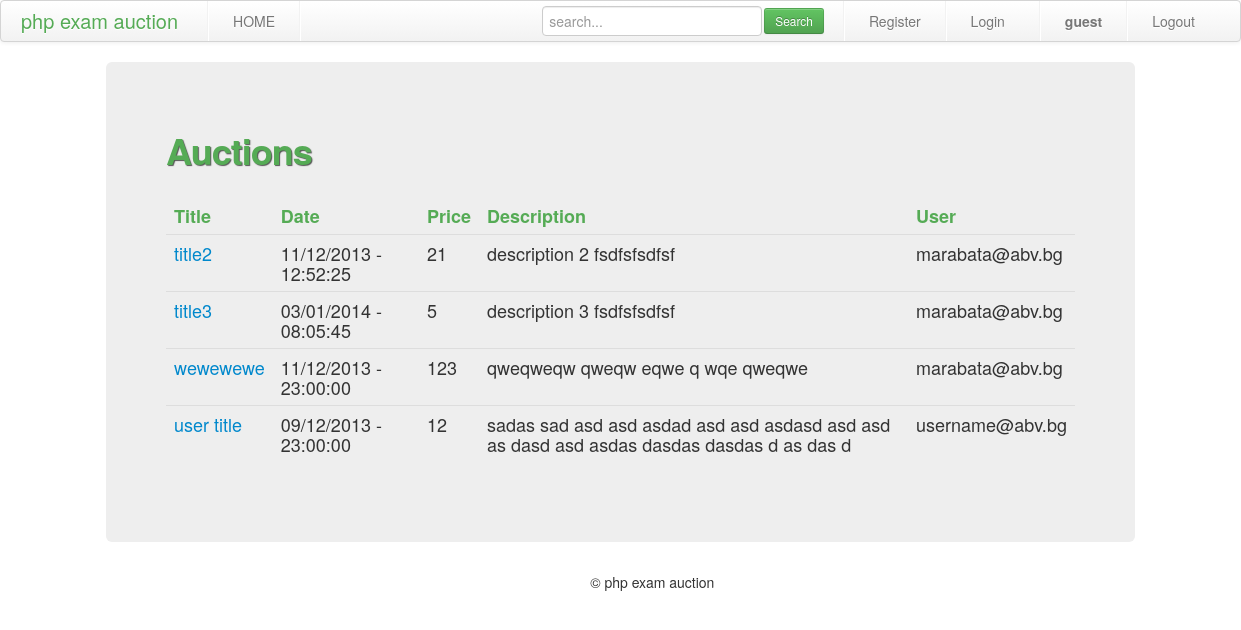
The page / on the database its author committed.
### tables this page shows
CREATE TABLE IF NOT EXISTS `auction_prices` (
  `price_id` int(11) NOT NULL AUTO_INCREMENT,
  `auction_id` int(11) NOT NULL,
  `user_id` int(11) NOT NULL,
  `price` int(11) NOT NULL,
  `date_added` int(11) NOT NULL,
  PRIMARY KEY (`price_id`)
);

CREATE TABLE IF NOT EXISTS `auctions` (
  `auction_id` int(11) NOT NULL AUTO_INCREMENT,
  `user_id` int(11) NOT NULL,
  `date_created` int(11) NOT NULL,
  `minimum_price` int(11) NOT NULL,
  `date_end` int(11) NOT NULL,
  `action_title` varchar(250) NOT NULL,
  `auction_desc` text NOT NULL,
  PRIMARY KEY (`auction_id`)
);

CREATE TABLE IF NOT EXISTS `users` (
  `user_id` int(11) NOT NULL AUTO_INCREMENT,
  `email` varchar(250) NOT NULL,
  `password` varchar(40) NOT NULL,
  `date_registered` int(11) NOT NULL,
  PRIMARY KEY (`user_id`)
);

### index.php (the view, shortened to what this page needs)
<?php
$pageTitle = "Auctions";
include 'includes/header.php';
include 'includes/functions.php';
$query = mysqli_query($connection, "select *
FROM
  auctions as a
left JOIN
     auction_prices as p
INNER JOIN
  users as u
ON
  u.user_id = p.user_id
ON
p.auction_id=a.auction_id");
$result = array();
while ($row = mysqli_fetch_assoc($query)) {
    $result[$row['auction_id']][] = $row['action_title'];
    $result[$row['auction_id']][] = $row['date_end'];
    $result[$row['auction_id']][] = $row['price'];
    $result[$row['auction_id']][] = $row['auction_desc'];
    $result[$row['auction_id']][] = $row['email'];
}
?>
<div class="hero-unit offset1 span10">
  <h1>
    <?= $pageTitle; ?>
  </h1>
 <?php
 if(empty($result))
  {
	 echo '<div class="alert alert-block"><button type="button" class="close" data-dismiss="alert">&times;</button><p>No results.</p><div class="redi"><p>redirecting...</p><p class="center"><img src="styles/img/redir.gif" alt="" /></p></div></div>';
		header("refresh:5;url=index.php");
		include 'includes/footer.php';
		exit;
  }
  else{?>
<table class="table table-stripped">
<thead>
<tr>
<th>Title</th>
<th>Date</th>
<th>Price</th>
<th>Description</th>
<th>User</th>
</tr>
</thead><tbody>
<?php
$timeNow = new DateTime();
foreach ($result as $k => $v) {
  if($v[1] > $timeNow->getTimestamp()){
    echo '<tr><td><a href="edit.php?id='. $k .'">' . $v[0] . '</a></td>'.
    '<td>'. date('d/m/Y - H:i:s', $v[1]). '</td><td>'. $v[2] . '</td>'.
    '<td>'. $v[3] . '</td><td>'. $v[4] . '</td></tr>';
  }
}
?>
</tbody>
</table>
<?php } ?>
</div>
<?php
include 'includes/footer.php';
?>

### includes/header.php (shortened to what this page needs)
<!DOCTYPE html>
<html>
<head>
<link rel="stylesheet" type="text/css" href="styles/css/bootstrap.min.css">
<link rel="stylesheet" type="text/css" href="styles/css/bootstrap-responsive.min.css">
<link rel="stylesheet" type="text/css" href="styles/style.css">
</head>
<body>
<div class="row-fluid">
<div class="span12">
<header>
  <div class="navbar">
    <div class="navbar-inner">
      <div class="container">
        <a class="brand" href="index.php">php exam auction</a>
        <div class="nav-collapse collapse">
									<ul class="nav">
										<li class="divider-vertical"></li>
										<li><a href="index.php">HOME</a></li>
                                        <li class="divider-vertical"></li>
									</ul>
                                    <ul id="out" class="nav login-nav">
                                    <li class="divider-vertical"></li>
                                        <li><a href="#"><strong><?php echo (isset($_SESSION['username']))? trim($_SESSION['username']) : "guest"; ?> </strong></a></li>
                                        <li class="divider-vertical"></li>
                                        <li><a href="logout.php">Logout</a></li>
									</ul>
									<ul id="reg" class="nav login-nav">
                                        <li class="divider-vertical"></li>
										<li><a href="register-form.php">Register</a></li>
                                        <li class="divider-vertical"></li>
										<li><a href="login-form.php">Login</a></li>
                                    </ul>
									<ul id="reg" class="nav search-nav">
										<li>
                                             <form name="search" method="post" action="search.php">
                                             <input type="submit" name="search" value="Search" class="btn btn-small btn-success" />
                                             <input type="text" name="find" placeholder="search..." />
                                             </form>
                                         </li>
                                    </ul>
         </div>
      </div>
    </div>
  </div>
</header>
<div id="content">

### includes/footer.php (shortened to what this page needs)
</div>
<footer class="span12"> &copy; php exam auction</footer>
</div>
</div>
</body>
</html>

### styles/style.css (style rules this page uses)
footer { text-align: center; }
.hero-unit h1 { font-size: 36px; margin-bottom: 30px; color: #55AB55; text-shadow: 1px 1px 1px #555; }
.table th { color: #55AB55; }
input[type="date"], input[type="text"], input[type="number"], input[type="submit"], input[type="password"], select { margin-bottom: 0; float:right; }
.nav li > form { margin-top: 5px; }
.navbar .btn, .add>.btn { margin: 2px 0 0 2px; }
.navbar .brand { color: #55AB55; }
td { word-wrap: break-word; }
.navbar .search-nav, .navbar .login-nav { float: right; }

### rows shown on the page
auction_prices: auction.action_title "title2", auction.date_end "11/12/2013 - 12:52:25", price "21", auction.auction_desc "description 2 fsdfsfsdfsf", user.email "marabata@abv.bg"
auction_prices: auction.action_title "title3", auction.date_end "03/01/2014 - 08:05:45", v "5", auction.auction_desc "description 3 fsdfsfsdfsf", user.email "marabata@abv.bg"
auction_prices: auction.action_title "wewewewe", v "11/12/2013 - 23:00:00", v "123", auction.auction_desc "qweqweqw qweqw eqwe q wqe qweqwe", user.email "marabata@abv.bg"
auction_prices: auction.action_title "user title", v "09/12/2013 - 23:00:00", v "12", auction.auction_desc "sadas sad asd asd asdad asd asd asdasd asd asd as dasd asd asdas dasdas dasdas d as das d", user.email "username@abv.bg"

### other values the page prints
$pageTitle "Auctions"
